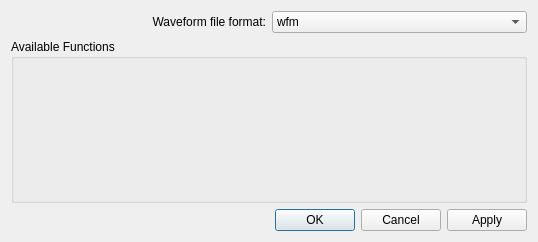
<?xml version="1.0" encoding="UTF-8"?>
<ui version="4.0">
 <class>SettingsDialog</class>
 <widget class="QDialog" name="SettingsDialog">
  <property name="geometry">
   <rect>
    <x>0</x>
    <y>0</y>
    <width>538</width>
    <height>242</height>
   </rect>
  </property>
  <property name="windowTitle">
   <string>qudi: Pulsed - Block Generator Settings</string>
  </property>
  <layout class="QGridLayout" name="gridLayout_2">
   <item row="0" column="0">
    <layout class="QGridLayout" name="gridLayout">
     <item row="3" column="0" colspan="2">
      <widget class="QGroupBox" name="groupBox">
       <property name="title">
        <string>Available Functions</string>
       </property>
       <layout class="QGridLayout" name="gridLayout_4">
        <item row="0" column="0">
         <layout class="QGridLayout" name="gridLayout_3"/>
        </item>
       </layout>
      </widget>
     </item>
     <item row="0" column="1">
      <widget class="QComboBox" name="sampled_file_format_comboBox">
       <item>
        <property name="text">
         <string>wfm</string>
        </property>
       </item>
       <item>
        <property name="text">
         <string>wfmx</string>
        </property>
       </item>
       <item>
        <property name="text">
         <string>fpga</string>
        </property>
       </item>
       <item>
        <property name="text">
         <string>pstream</string>
        </property>
       </item>
       <item>
        <property name="text">
         <string>npy</string>
        </property>
       </item>
      </widget>
     </item>
     <item row="0" column="0">
      <widget class="QLabel" name="label">
       <property name="text">
        <string>Waveform file format:</string>
       </property>
       <property name="alignment">
        <set>Qt::AlignRight|Qt::AlignTrailing|Qt::AlignVCenter</set>
       </property>
      </widget>
     </item>
    </layout>
   </item>
   <item row="2" column="0">
    <widget class="QDialogButtonBox" name="buttonBox">
     <property name="orientation">
      <enum>Qt::Horizontal</enum>
     </property>
     <property name="standardButtons">
      <set>QDialogButtonBox::Apply|QDialogButtonBox::Cancel|QDialogButtonBox::Ok</set>
     </property>
    </widget>
   </item>
  </layout>
 </widget>
 <tabstops>
  <tabstop>buttonBox</tabstop>
 </tabstops>
 <resources/>
 <connections>
  <connection>
   <sender>buttonBox</sender>
   <signal>accepted()</signal>
   <receiver>SettingsDialog</receiver>
   <slot>accept()</slot>
   <hints>
    <hint type="sourcelabel">
     <x>248</x>
     <y>254</y>
    </hint>
    <hint type="destinationlabel">
     <x>157</x>
     <y>274</y>
    </hint>
   </hints>
  </connection>
  <connection>
   <sender>buttonBox</sender>
   <signal>rejected()</signal>
   <receiver>SettingsDialog</receiver>
   <slot>reject()</slot>
   <hints>
    <hint type="sourcelabel">
     <x>316</x>
     <y>260</y>
    </hint>
    <hint type="destinationlabel">
     <x>286</x>
     <y>274</y>
    </hint>
   </hints>
  </connection>
 </connections>
</ui>
